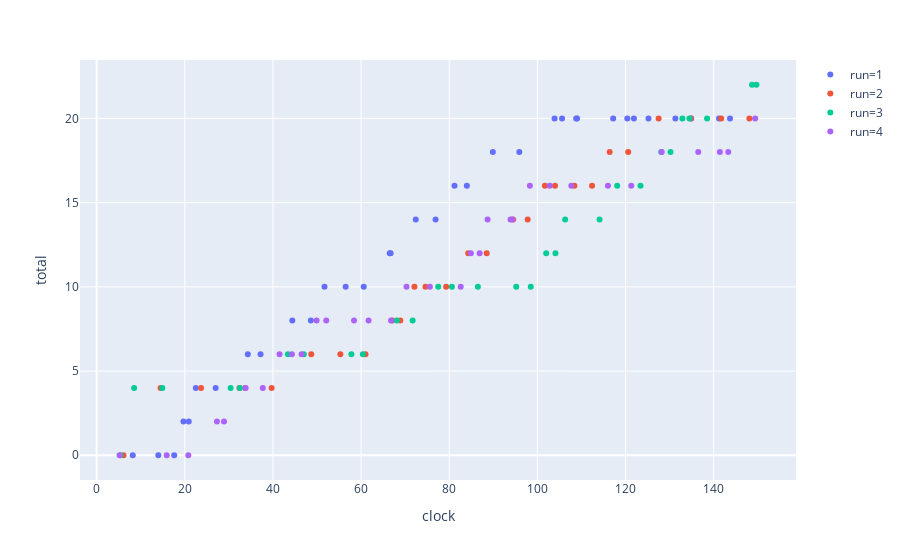

The notebook cell saved with this chart:
### Code cell
# new_list = [expression(i) for i in old_list if filter(i)]
# [clock, clock_mode, robot['name'], success, name, points])

fig = px.scatter(df, x='clock', y='total', color='run', hover_data=['op','success'])
fig.show()

### Figure 1 — Plotly figure (JSON) as saved in the notebook; plotly's stock layout.template omitted (floating-point values rounded to 4 significant figures)
{"data": [{"customdata": [["Collect Hatch Pannel near loading station", false], ["Collect Hatch Pannel near loading station", false], ["Collect Hatch Pannel near loading station", true], ["Hatch Pannel low near rocket", true], ["Collect Hatch Pannel near loading station", true], ["Hatch Pannel high near opposite side rocket", true], ["Collect Hatch Pannel near loading station", true], ["Hatch Pannel middle far opposite side rocket", true], ["Collect Hatch Pannel near loading station", true], ["Hatch Pannel middle near rocket", true], ["Collect Hatch Pannel near loading station", true], ["Hatch Pannel high near rocket", true], ["Collect Hatch Pannel near loading station", false], ["Collect Hatch Pannel near loading station", true], ["Hatch Pannel low far opposite side rocket", true], ["Collect Hatch Pannel near loading station", true], ["Hatch Pannel low near opposite side rocket", true], ["Collect Hatch Pannel near loading station", true], ["Hatch Pannel middle near opposite side rocket", true], ["Collect Hatch Pannel near loading station", true], ["Hatch Pannel high far rocket", true], ["Collect Hatch Pannel near loading station", true], ["Hatch Pannel high far opposite side rocket", true], ["Collect Hatch Pannel near loading station", true], ["Collect Hatch Pannel near loading station", true], ["Collect Hatch Pannel near loading station", true], ["Collect Hatch Pannel near loading station", true], ["Collect Hatch Pannel near loading station", true], ["Collect Hatch Pannel near loading station", false], ["Collect Hatch Pannel near loading station", true], ["Collect Hatch Pannel near loading station", false], ["Collect Hatch Pannel near loading station", false], ["Collect Hatch Pannel near loading station", true], ["Collect Hatch Pannel near loading station", false]], "hoverlabel": {"namelength": 0}, "hovertemplate": "run=1<br>clock=%{x}<br>total=%{y}<br>op=%{customdata[0]}<br>success=%{customdata[1]}", "legendgroup": "run=1", "marker": {"color": "#636efa", "symbol": "circle"}, "mode": "markers", "name": "run=1", "showlegend": true, "type": "scatter", "x": [8.2, 14.0, 17.6, 19.7, 20.9, 22.5, 27.0, 34.3, 37.2, 44.4, 48.6, 51.7, 56.5, 60.6, 66.5, 66.7, 72.4, 76.9, 81.2, 84.0, 89.9, 95.9, 103.9, 105.6, 108.8, 109.0, 117.2, 120.4, 121.9, 125.2, 131.3, 134.9, 141.2, 143.7], "xaxis": "x", "y": [0, 0, 0, 2, 2, 4, 4, 6, 6, 8, 8, 10, 10, 10, 12, 12, 14, 14, 16, 16, 18, 18, 20, 20, 20, 20, 20, 20, 20, 20, 20, 20, 20, 20], "yaxis": "y"}, {"customdata": [["Collect Hatch Pannel near loading station", true], ["Hatch Pannel high near opposite side rocket", true], ["Collect Hatch Pannel near loading station", false], ["Collect Hatch Pannel near loading station", false], ["Collect Hatch Pannel near loading station", true], ["Hatch Pannel high far opposite side rocket", false], ["Hatch Pannel high far opposite side rocket", true], ["Collect Hatch Pannel near loading station", false], ["Collect Hatch Pannel near loading station", true], ["Hatch Pannel low far opposite side rocket", true], ["Collect Hatch Pannel near loading station", true], ["Hatch Pannel high far rocket", true], ["Collect Hatch Pannel near loading station", false], ["Collect Hatch Pannel near loading station", true], ["Hatch Pannel low near rocket", true], ["Collect Hatch Pannel near loading station", true], ["Hatch Pannel middle near opposite side rocket", true], ["Collect Hatch Pannel near loading station", true], ["Hatch Pannel high near rocket", true], ["Collect Hatch Pannel near loading station", false], ["Collect Hatch Pannel near loading station", false], ["Collect Hatch Pannel near loading station", true], ["Hatch Pannel middle near rocket", true], ["Collect Hatch Pannel near loading station", true], ["Hatch Pannel low near opposite side rocket", true], ["Collect Hatch Pannel near loading station", true], ["Hatch Pannel middle far opposite side rocket", false], ["Collect Hatch Pannel near loading station", true]], "hoverlabel": {"namelength": 0}, "hovertemplate": "run=2<br>clock=%{x}<br>total=%{y}<br>op=%{customdata[0]}<br>success=%{customdata[1]}", "legendgroup": "run=2", "marker": {"color": "#EF553B", "symbol": "circle"}, "mode": "markers", "name": "run=2", "showlegend": true, "type": "scatter", "x": [6.1, 14.5, 23.7, 32.4, 33.7, 39.7, 48.7, 55.3, 61.0, 67.1, 68.9, 72.1, 74.6, 79.3, 84.3, 88.5, 94.5, 97.8, 101.7, 104.0, 108.4, 112.4, 116.4, 120.6, 127.5, 134.8, 141.7, 148.1], "xaxis": "x", "y": [0, 4, 4, 4, 4, 4, 6, 6, 6, 8, 8, 10, 10, 10, 12, 12, 14, 14, 16, 16, 16, 16, 18, 18, 20, 20, 20, 20], "yaxis": "y"}, {"customdata": [["Collect Hatch Pannel near loading station", true], ["Hatch Pannel middle near opposite side rocket", true], ["Collect Hatch Pannel near loading station", true], ["Hatch Pannel high far rocket", false], ["Collect Hatch Pannel near loading station", true], ["Hatch Pannel high far rocket", true], ["Collect Hatch Pannel near loading station", true], ["Hatch Pannel middle far opposite side rocket", false], ["Collect Hatch Pannel near loading station", true], ["Hatch Pannel middle far opposite side rocket", true], ["Collect Hatch Pannel near loading station", true], ["Hatch Pannel low far opposite side rocket", true], ["Collect Hatch Pannel near loading station", false], ["Collect Hatch Pannel near loading station", true], ["Hatch Pannel high far opposite side rocket", false], ["Collect Hatch Pannel near loading station", true], ["Hatch Pannel high near opposite side rocket", true], ["Collect Hatch Pannel near loading station", true], ["Hatch Pannel low near rocket", true], ["Collect Hatch Pannel near loading station", true], ["Hatch Pannel middle near rocket", true], ["Collect Hatch Pannel near loading station", true], ["Hatch Pannel low near opposite side rocket", true], ["Collect Hatch Pannel near loading station", true], ["Hatch Pannel high near rocket", true], ["Collect Hatch Pannel near loading station", false], ["Collect Hatch Pannel near loading station", true], ["Hatch Pannel high far opposite side rocket", true], ["Collect Hatch Pannel near loading station", true]], "hoverlabel": {"namelength": 0}, "hovertemplate": "run=3<br>clock=%{x}<br>total=%{y}<br>op=%{customdata[0]}<br>success=%{customdata[1]}", "legendgroup": "run=3", "marker": {"color": "#00cc96", "symbol": "circle"}, "mode": "markers", "name": "run=3", "showlegend": true, "type": "scatter", "x": [5.4, 8.5, 14.9, 30.4, 32.5, 43.4, 47.0, 57.8, 60.4, 68.1, 71.7, 77.5, 80.6, 86.5, 95.2, 98.5, 102.0, 104.1, 106.3, 114.1, 118.1, 123.4, 128.1, 130.2, 132.9, 134.5, 138.5, 148.7, 149.7], "xaxis": "x", "y": [0, 4, 4, 4, 4, 6, 6, 6, 6, 8, 8, 10, 10, 10, 10, 10, 12, 12, 14, 14, 16, 16, 18, 18, 20, 20, 20, 22, 22], "yaxis": "y"}, {"customdata": [["Collect Hatch Pannel near loading station", true], ["Hatch Pannel high far rocket", false], ["Collect Hatch Pannel near loading station", true], ["Hatch Pannel high far opposite side rocket", true], ["Collect Hatch Pannel near loading station", true], ["Hatch Pannel high near rocket", true], ["Collect Hatch Pannel near loading station", true], ["Hatch Pannel middle near opposite side rocket", true], ["Collect Hatch Pannel near loading station", false], ["Collect Hatch Pannel near loading station", true], ["Hatch Pannel middle near rocket", true], ["Collect Hatch Pannel near loading station", true], ["Hatch Pannel low near rocket", false], ["Collect Hatch Pannel near loading station", false], ["Collect Hatch Pannel near loading station", true], ["Hatch Pannel low near rocket", true], ["Collect Hatch Pannel near loading station", false], ["Collect Hatch Pannel near loading station", true], ["Hatch Pannel high near opposite side rocket", true], ["Collect Hatch Pannel near loading station", true], ["Hatch Pannel low near opposite side rocket", true], ["Collect Hatch Pannel near loading station", false], ["Collect Hatch Pannel near loading station", true], ["Hatch Pannel middle far opposite side rocket", true], ["Collect Hatch Pannel near loading station", false], ["Collect Hatch Pannel near loading station", true], ["Hatch Pannel high far rocket", false], ["Collect Hatch Pannel near loading station", true], ["Hatch Pannel high far rocket", true], ["Collect Hatch Pannel near loading station", false], ["Collect Hatch Pannel near loading station", false], ["Collect Hatch Pannel near loading station", true], ["Hatch Pannel low far opposite side rocket", true]], "hoverlabel": {"namelength": 0}, "hovertemplate": "run=4<br>clock=%{x}<br>total=%{y}<br>op=%{customdata[0]}<br>success=%{customdata[1]}", "legendgroup": "run=4", "marker": {"color": "#ab63fa", "symbol": "circle"}, "mode": "markers", "name": "run=4", "showlegend": true, "type": "scatter", "x": [5.2, 15.9, 20.8, 27.3, 28.9, 33.8, 37.7, 41.5, 44.3, 46.5, 49.9, 52.1, 58.4, 61.7, 66.8, 70.3, 75.6, 82.6, 84.9, 86.9, 88.7, 93.9, 94.3, 98.3, 102.8, 107.7, 116.0, 121.3, 128.2, 136.5, 141.4, 143.3, 149.4], "xaxis": "x", "y": [0, 0, 0, 2, 2, 4, 4, 6, 6, 6, 8, 8, 8, 8, 8, 10, 10, 10, 12, 12, 14, 14, 14, 16, 16, 16, 16, 16, 18, 18, 18, 18, 20], "yaxis": "y"}], "layout": {"legend": {"tracegroupgap": 0}, "margin": {"t": 60}, "xaxis": {"anchor": "y", "domain": [0, 1], "title": {"text": "clock"}}, "yaxis": {"anchor": "x", "domain": [0, 1], "title": {"text": "total"}}}}
